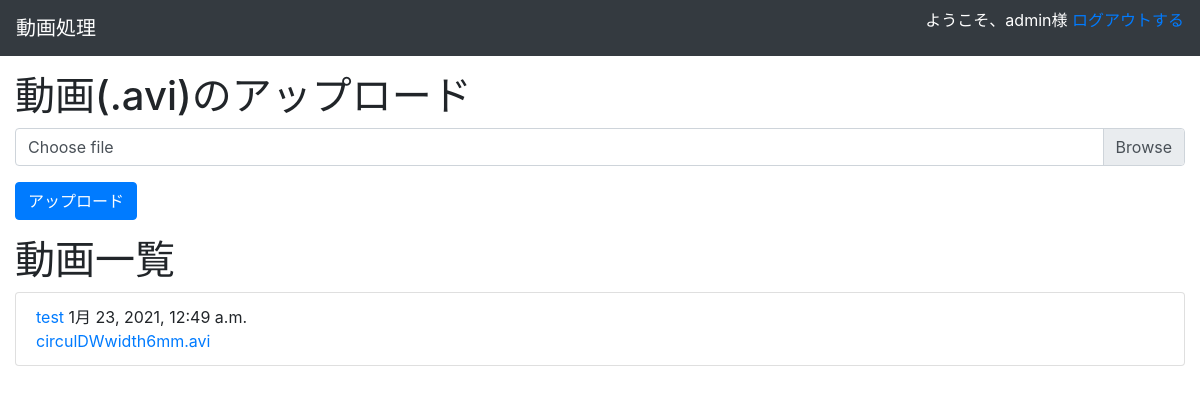
Screenshot of /processer/?upload_by=test (signed in) with the database file from the repository.
### processer/models.py (models this page shows, shortened)
class Video(models.Model):
    upload = models.FileField(upload_to="upload/")
    upload_at = models.DateTimeField(default=timezone.now)
    upload_by = models.CharField(max_length=150, default="")
    firstFrameURL = models.CharField(max_length=200, default="")
    basename = models.CharField(max_length=200, default="")

### processer/views.py (the view, shortened to what this page needs)
# urls.py: path("", views.Index.as_view(), name="index"),
class Index(View):
    def get(self, request):
        objs = Video.objects.all()
        if 'upload_by' in request.GET.keys():
            objs = objs.filter(upload_by=request.GET['upload_by'])
        form = FileUploadForm()
        context = {
            'form': form,
            'objs': objs[::-1],
        }
        if 'upload_by' in request.GET.keys():
            context['text'] = request.GET['upload_by']
        return render(request, 'processer/index.html', context)

### processer/forms.py
class FileUploadForm(forms.ModelForm):
    class Meta:
        model = Video
        fields = ('upload',)

### processer/templates/processer/index.html (shortened to what this page needs)
{% extends 'processer/base.html' %}
{% block content %}
{% if form %}
<div class="mt-3 mb-3">
    <div class="h1 mb-2">動画(.avi)のアップロード</div>
    <form action="{% url 'processer:index' %}" method="POST" enctype="multipart/form-data">
        <div class="form-group">
            <div class="custom-file">
                <label class="custom-file-label" for="inputFile">Choose file</label>
            </div>
        </div>
        <input class="submit btn btn-primary" type="submit" value="アップロード">
    </form>
</div>
{% endif %}
<div class="mt-3">
    <div class="h1">
        動画一覧
    </div>
    {% if objs %}
    <div>
        {% for obj in objs %}
        <ul class="list-group">
            <li class="list-group-item">
                <div>
                    <div>
                        <a href="{% url 'processer:index'%}?upload_by={{ obj.upload_by}}">{{ obj.upload_by}}</a> {{obj.upload_at}}
                    </div>
                    <div>
                        <a href="{% url 'processer:detail' obj.pk %}">{{ obj.basename }}</a>
                    </div>
                </div>
            </li>
        </ul>
        {% endfor %}
    </div>
</div>
{% endif %}
{% endblock %}

### processer/templates/processer/base.html (shortened to what this page needs)
{% load static %}
<!DOCTYPE html>
<html>
    <head>
        <link rel="stylesheet" href="{% static 'processer/css/bootstrap.css' %}">
    </head>
    <body>
        <nav class="navbar navbar-dark bg-dark">
            <a class="navbar-brand" href="#">動画処理</a>
            {% if user.id %}
            <p>
                <span class="text-white">ようこそ、{{ user.username }}様</span>
                <a href="{% url 'accounts:logout' %}?next={{ request.path }}">ログアウトする</a>
            </p>
            {% else %}
            <p>
                <a href="{% url 'accounts:login' %}?next={{ request.path }}">ログイン</a>
                <a href="{% url 'accounts:create' %}?next={{ request.path }}">アカウント作成</a>
            </p>
            {% endif %}
        </nav>
        {% if user.id %}
        <div class="container-fluid">
            {% block content %}
            {% endblock %}
        </div>
        {% else %}
        ログインしてください
        {% endif %}
    </body>
</html>

### rows the page displays
Video: upload_by "test", upload_at "1月 23, 2021, 12:49 a.m.", basename "circulDWwidth6mm.avi"

### other values shown
{{ user.username }} "admin"
